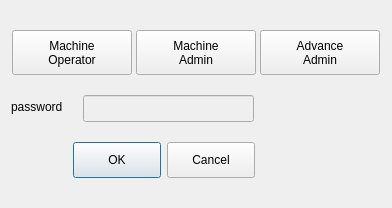
<?xml version="1.0" encoding="UTF-8"?>
<ui version="4.0">
 <class>PasswordDialog</class>
 <widget class="QDialog" name="PasswordDialog">
  <property name="geometry">
   <rect>
    <x>0</x>
    <y>0</y>
    <width>392</width>
    <height>208</height>
   </rect>
  </property>
  <property name="windowTitle">
   <string>Switch Level</string>
  </property>
  <property name="windowIcon">
   <iconset resource="../../resource.qrc">
    <normaloff>:/resource/parameter.png</normaloff>:/resource/parameter.png</iconset>
  </property>
  <layout class="QVBoxLayout" name="verticalLayout">
   <property name="spacing">
    <number>20</number>
   </property>
   <item>
    <spacer name="verticalSpacer">
     <property name="orientation">
      <enum>Qt::Vertical</enum>
     </property>
     <property name="sizeHint" stdset="0">
      <size>
       <width>20</width>
       <height>40</height>
      </size>
     </property>
    </spacer>
   </item>
   <item>
    <layout class="QHBoxLayout" name="horizontalLayout_2">
     <property name="spacing">
      <number>3</number>
     </property>
     <item>
      <widget class="QPushButton" name="MachineOperatorPushButton">
       <property name="sizePolicy">
        <sizepolicy hsizetype="Fixed" vsizetype="Preferred">
         <horstretch>0</horstretch>
         <verstretch>0</verstretch>
        </sizepolicy>
       </property>
       <property name="minimumSize">
        <size>
         <width>120</width>
         <height>45</height>
        </size>
       </property>
       <property name="maximumSize">
        <size>
         <width>120</width>
         <height>120</height>
        </size>
       </property>
       <property name="styleSheet">
        <string notr="true"/>
       </property>
       <property name="text">
        <string>Machine
Operator</string>
       </property>
       <property name="checkable">
        <bool>true</bool>
       </property>
      </widget>
     </item>
     <item>
      <widget class="QPushButton" name="MachineAdminPushButton">
       <property name="sizePolicy">
        <sizepolicy hsizetype="Fixed" vsizetype="Preferred">
         <horstretch>0</horstretch>
         <verstretch>0</verstretch>
        </sizepolicy>
       </property>
       <property name="minimumSize">
        <size>
         <width>120</width>
         <height>45</height>
        </size>
       </property>
       <property name="maximumSize">
        <size>
         <width>120</width>
         <height>16777215</height>
        </size>
       </property>
       <property name="styleSheet">
        <string notr="true"/>
       </property>
       <property name="text">
        <string>Machine
Admin</string>
       </property>
       <property name="checkable">
        <bool>true</bool>
       </property>
      </widget>
     </item>
     <item>
      <widget class="QPushButton" name="AdvanceAdminPushButton">
       <property name="sizePolicy">
        <sizepolicy hsizetype="Fixed" vsizetype="Preferred">
         <horstretch>0</horstretch>
         <verstretch>0</verstretch>
        </sizepolicy>
       </property>
       <property name="minimumSize">
        <size>
         <width>120</width>
         <height>45</height>
        </size>
       </property>
       <property name="maximumSize">
        <size>
         <width>120</width>
         <height>16777215</height>
        </size>
       </property>
       <property name="styleSheet">
        <string notr="true"/>
       </property>
       <property name="text">
        <string>Advance
Admin</string>
       </property>
       <property name="checkable">
        <bool>true</bool>
       </property>
      </widget>
     </item>
    </layout>
   </item>
   <item>
    <layout class="QFormLayout" name="formLayout">
     <property name="fieldGrowthPolicy">
      <enum>QFormLayout::AllNonFixedFieldsGrow</enum>
     </property>
     <item row="0" column="0">
      <widget class="QLabel" name="label_2">
       <property name="text">
        <string>password</string>
       </property>
      </widget>
     </item>
     <item row="0" column="1">
      <widget class="ICLineEditWithVirtualKeyboard" name="pwdEdit">
       <property name="enabled">
        <bool>false</bool>
       </property>
       <property name="sizePolicy">
        <sizepolicy hsizetype="Fixed" vsizetype="Fixed">
         <horstretch>0</horstretch>
         <verstretch>0</verstretch>
        </sizepolicy>
       </property>
       <property name="minimumSize">
        <size>
         <width>0</width>
         <height>27</height>
        </size>
       </property>
       <property name="maximumSize">
        <size>
         <width>171</width>
         <height>16777215</height>
        </size>
       </property>
       <property name="echoMode">
        <enum>QLineEdit::Password</enum>
       </property>
      </widget>
     </item>
    </layout>
   </item>
   <item>
    <widget class="QDialogButtonBox" name="buttonBox">
     <property name="sizePolicy">
      <sizepolicy hsizetype="Fixed" vsizetype="Fixed">
       <horstretch>0</horstretch>
       <verstretch>0</verstretch>
      </sizepolicy>
     </property>
     <property name="minimumSize">
      <size>
       <width>244</width>
       <height>34</height>
      </size>
     </property>
     <property name="maximumSize">
      <size>
       <width>231</width>
       <height>69</height>
      </size>
     </property>
     <property name="styleSheet">
      <string notr="true">width:80px;
height:48px ;</string>
     </property>
     <property name="orientation">
      <enum>Qt::Horizontal</enum>
     </property>
     <property name="standardButtons">
      <set>QDialogButtonBox::Cancel|QDialogButtonBox::Ok</set>
     </property>
    </widget>
   </item>
   <item>
    <spacer name="verticalSpacer_2">
     <property name="orientation">
      <enum>Qt::Vertical</enum>
     </property>
     <property name="sizeHint" stdset="0">
      <size>
       <width>20</width>
       <height>40</height>
      </size>
     </property>
    </spacer>
   </item>
  </layout>
 </widget>
 <customwidgets>
  <customwidget>
   <class>ICLineEditWithVirtualKeyboard</class>
   <extends>QLineEdit</extends>
   <header>iclineeditwithvirtualkeyboard.h</header>
  </customwidget>
 </customwidgets>
 <resources>
  <include location="../../resource.qrc"/>
  <include location="../../resource.qrc"/>
  <include location="../../resource.qrc"/>
  <include location="../../resource.qrc"/>
  <include location="../../resource.qrc"/>
 </resources>
 <connections>
  <connection>
   <sender>buttonBox</sender>
   <signal>accepted()</signal>
   <receiver>PasswordDialog</receiver>
   <slot>accept()</slot>
   <hints>
    <hint type="sourcelabel">
     <x>256</x>
     <y>214</y>
    </hint>
    <hint type="destinationlabel">
     <x>157</x>
     <y>213</y>
    </hint>
   </hints>
  </connection>
  <connection>
   <sender>buttonBox</sender>
   <signal>rejected()</signal>
   <receiver>PasswordDialog</receiver>
   <slot>reject()</slot>
   <hints>
    <hint type="sourcelabel">
     <x>270</x>
     <y>214</y>
    </hint>
    <hint type="destinationlabel">
     <x>286</x>
     <y>213</y>
    </hint>
   </hints>
  </connection>
 </connections>
</ui>
